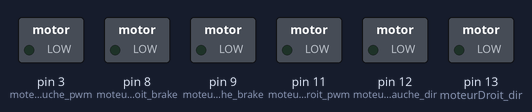
Simulated run of this sketch. Board: Arduino Uno, built with avr-gcc and run on an emulated ATmega328P. Shown: switched loads named in the sketch (green lamp = pin HIGH).

Above: at 0.1 s.
At 1.1 s:
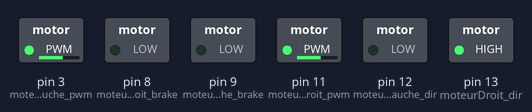
At 3.1 s:
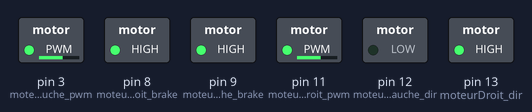
Timing chart, 0 to 4.6 s (numbered marks = the images above):
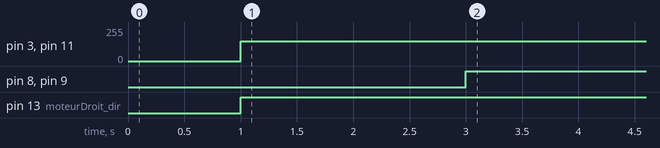

The sketch:

avancer_pwm.ino
```cpp
#include <NewPing.h>
#include <Servo.h>

// Pins pour les moteurs (moteurs du même côté couplés ensemble)
const int moteurGauche_dir = 12;
const int moteurGauche_pwm = 3;
const int moteurGauche_brake = 9;
const int moteurDroit_dir = 13;
const int moteurDroit_pwm = 11;
const int moteurDroit_brake = 8;

//pour calcul de la distance du sonar
long duration;
int distance;
int obstacle = 0;

int pwm = 150;

void setup() {
  Serial.begin(9600);

  // Configuration des pins pour les moteurs
  pinMode(moteurGauche_dir, OUTPUT);
  pinMode(moteurGauche_pwm, OUTPUT);
  pinMode(moteurGauche_brake, OUTPUT);
  pinMode(moteurDroit_dir, OUTPUT);
  pinMode(moteurDroit_pwm, OUTPUT);
  pinMode(moteurDroit_brake, OUTPUT);

  delay(1000);

}

void loop() {

  // Moteur gauche
  digitalWrite(moteurGauche_dir, LOW); //Move forward
  analogWrite(moteurGauche_pwm, pwm);

  // Moteur droit
  digitalWrite(moteurDroit_dir, HIGH); //Move forward
  analogWrite(moteurDroit_pwm, pwm);

  delay(2000);
  arreter();


}

void avancer() {
  // Moteur gauche
  digitalWrite(moteurGauche_dir, LOW); //Move forward
  analogWrite(moteurGauche_pwm, pwm);

  // Moteur droit
  digitalWrite(moteurDroit_dir, HIGH); //Move forward
  analogWrite(moteurDroit_pwm, pwm);
}

void reculer() {
  // Moteur gauche
  digitalWrite(moteurGauche_dir, HIGH); //Move backward
  analogWrite(moteurGauche_pwm, pwm);

  // Moteur droit
  digitalWrite(moteurDroit_dir, LOW); //Move backward
  analogWrite(moteurDroit_pwm, pwm);
}

void arreter() {
  // Arrêter les moteurs gauche et droit
  digitalWrite(moteurGauche_brake, HIGH);
  digitalWrite(moteurDroit_brake, HIGH);

  // Attendre un court moment pour assurer l'arrêt complet
  delay(5000);
}

void redemarrer(){
  // Arrêter les moteurs gauche et droit
  digitalWrite(moteurGauche_brake, LOW);
  digitalWrite(moteurDroit_brake, LOW);
}
```

Measured:
- by itself, pin 3 (moteurGauche_pwm), pin 11 (moteurDroit_pwm): 0/255 → 150/255 at 1.0 s
- by itself, pin 8 (moteurDroit_brake), pin 9 (moteurGauche_brake): LOW → HIGH at 3.0 s
- by itself, pin 13 (moteurDroit_dir): LOW → HIGH at 1.0 s
